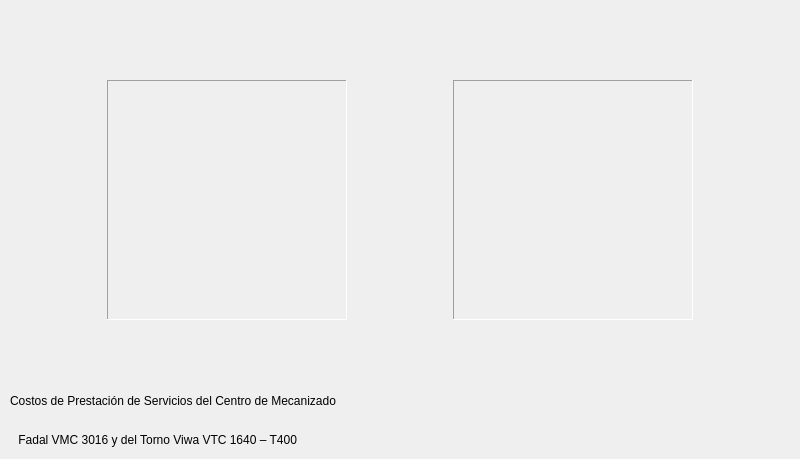
    <widget class="QWidget" name="page">
     <widget class="QLabel" name="label">
      <property name="geometry">
       <rect>
        <x>10</x>
        <y>390</y>
        <width>781</width>
        <height>21</height>
       </rect>
      </property>
      <property name="text">
       <string>Costos de Prestación de Servicios del Centro de Mecanizado</string>
      </property>
     </widget>
     <widget class="QFrame" name="frame">
      <property name="geometry">
       <rect>
        <x>107</x>
        <y>80</y>
        <width>240</width>
        <height>240</height>
       </rect>
      </property>
      <property name="frameShape">
       <enum>QFrame::Panel</enum>
      </property>
      <property name="frameShadow">
       <enum>QFrame::Sunken</enum>
      </property>
      <widget class="QLabel" name="label_8">
       <property name="geometry">
        <rect>
         <x>20</x>
         <y>20</y>
         <width>201</width>
         <height>201</height>
        </rect>
       </property>
       <property name="text">
        <string/>
       </property>
       <property name="pixmap">
        <pixmap>../Win32/Release/espe.png</pixmap>
       </property>
      </widget>
     </widget>
     <widget class="QFrame" name="frame_2">
      <property name="geometry">
       <rect>
        <x>453</x>
        <y>80</y>
        <width>240</width>
        <height>240</height>
       </rect>
      </property>
      <property name="frameShape">
       <enum>QFrame::Panel</enum>
      </property>
      <property name="frameShadow">
       <enum>QFrame::Sunken</enum>
      </property>
      <widget class="QLabel" name="label_9">
       <property name="geometry">
        <rect>
         <x>20</x>
         <y>30</y>
         <width>201</width>
         <height>181</height>
        </rect>
       </property>
       <property name="text">
        <string/>
       </property>
       <property name="pixmap">
        <pixmap>../Win32/Release/lmecanica.jpg</pixmap>
       </property>
      </widget>
     </widget>
     <widget class="QLabel" name="label_17">
      <property name="geometry">
       <rect>
        <x>15</x>
        <y>430</y>
        <width>771</width>
        <height>20</height>
       </rect>
      </property>
      <property name="text">
       <string> Fadal VMC 3016 y del Torno Viwa VTC 1640 – T400</string>
      </property>
     </widget>
    </widget>
